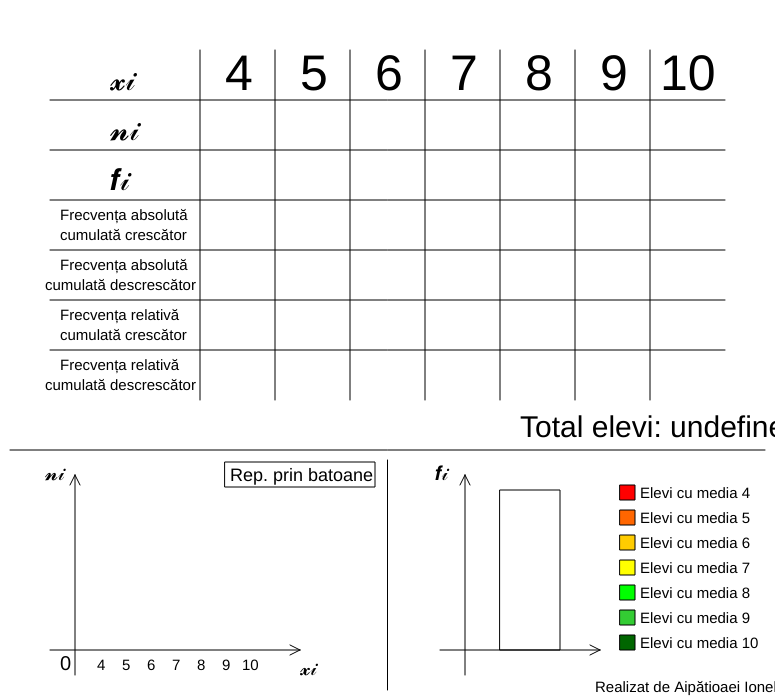
Frame 1 (no input)
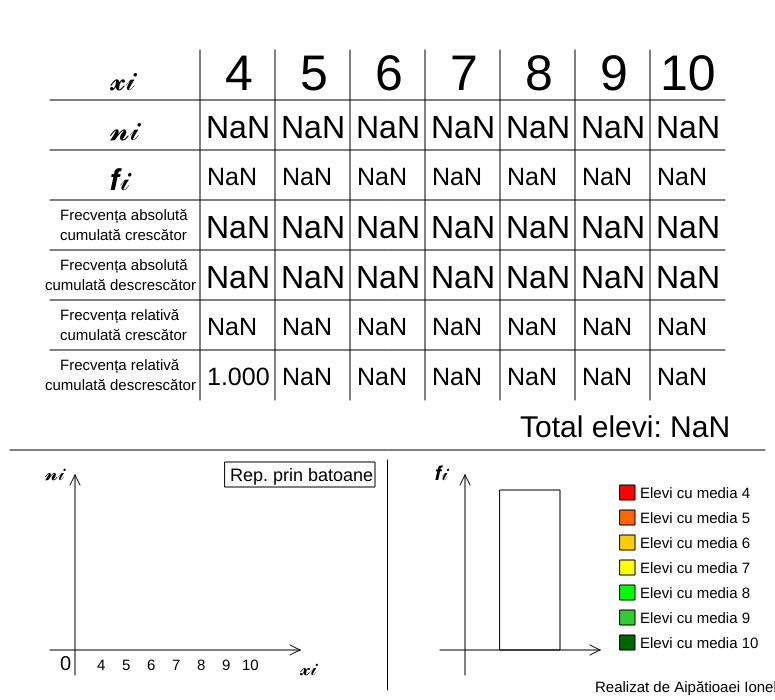
Frame 60 (no input)
Frame 120 (the mouse pressed at the canvas centre since frame 60): identical to frame 60, image omitted

The p5.js sketch that drew these frames (run headless with seeded random() and noise() and a simulated clock; from frame 60 on, the mouse is pressed at the canvas centre):

// p5.js sketch
// ── sketch.js
/*
Written by Aipatioaei Ionel
*/

var input = [];

var Xi = [4, 5, 6, 7, 8, 9, 10];
var Ni = [];
var Fi = [];
var freqRelC = [];
var freqRelD = [];
var freqAbsC = [];
var freqAbsD = [];

var total;
var biggest;

var var2 = false;
var delay = true;

function setup() {
    createCanvas(775, 700);
    frameRate(20);
    
    for(let i = 0; i < 7; i++) {
        input[i] = createInput("").position(800, (40 * i) + 10).size(75, 20);
        createP("Elevi cu media " + (i + 4)).position(890, (40 * i) - 3);
    }
}

function draw() {
    background(255);
    
    drawLines();
    drawText();
    drawNumbers();
    
    update();
    
    drawGraph();
    button();
    drawRect();
}

function update() {
    total = Ni[0] + Ni[1] + Ni[2] + Ni[3] + Ni[4] + Ni[5] + Ni[6];
    for(let i = 0; i < 7; i++) {
        Ni[i] = parseInt(input[i].value());
        
        Fi[i] = Ni[i] / total;
    }
    
    biggest = Math.max(Ni[0], Ni[1], Ni[2], Ni[3], Ni[4], Ni[5], Ni[6]);
    
    //This is silly, need a better way to do it!
    freqAbsC[0] = Ni[0];
    freqAbsC[1] = Ni[0] + Ni[1];
    freqAbsC[2] = Ni[0] + Ni[1] + Ni[2];
    freqAbsC[3] = Ni[0] + Ni[1] + Ni[2] + Ni[3];
    freqAbsC[4] = Ni[0] + Ni[1] + Ni[2] + Ni[3] + Ni[4];
    freqAbsC[5] = Ni[0] + Ni[1] + Ni[2] + Ni[3] + Ni[4] + Ni[5];
    freqAbsC[6] = Ni[0] + Ni[1] + Ni[2] + Ni[3] + Ni[4] + Ni[5] + Ni[6];
    
    freqAbsD[0] = total;
    freqAbsD[1] = total - Ni[0];
    freqAbsD[2] = total - Ni[0] - Ni[1];
    freqAbsD[3] = total - Ni[0] - Ni[1] - Ni[2];
    freqAbsD[4] = total - Ni[0] - Ni[1] - Ni[2] - Ni[3];
    freqAbsD[5] = total - Ni[0] - Ni[1] - Ni[2] - Ni[3] - Ni[4];
    freqAbsD[6] = total - Ni[0] - Ni[1] - Ni[2] - Ni[3] - Ni[4] - Ni[5];
    
    freqRelC[0] = Fi[0];
    freqRelC[1] = Fi[0] + Fi[1];
    freqRelC[2] = Fi[0] + Fi[1] + Fi[2];
    freqRelC[3] = Fi[0] + Fi[1] + Fi[2] + Fi[3];
    freqRelC[4] = Fi[0] + Fi[1] + Fi[2] + Fi[3] + Fi[4];
    freqRelC[5] = Fi[0] + Fi[1] + Fi[2] + Fi[3] + Fi[4] + Fi[5];
    freqRelC[6] = Fi[0] + Fi[1] + Fi[2] + Fi[3] + Fi[4] + Fi[5] + Fi[6];

    freqRelD[0] = 1;
    freqRelD[1] = 1 - Fi[0];
    freqRelD[2] = 1 - Fi[0] - Fi[1];
    freqRelD[3] = 1 - Fi[0] - Fi[1] - Fi[2];
    freqRelD[4] = 1 - Fi[0] - Fi[1] - Fi[2] - Fi[3];
    freqRelD[5] = 1 - Fi[0] - Fi[1] - Fi[2] - Fi[3] - Fi[4];
    freqRelD[6] = 1 - Fi[0] - Fi[1] - Fi[2] - Fi[3] - Fi[4] - Fi[5];
}

function drawLines() {
    line(10, height / 2 + 100, width - 10, height / 2 + 100);
    line(width / 2, height / 2 + 110, width / 2, height - 10);
    
    //X-axis lines
    line(50, 100, width - 50, 100);
    line(50, 150, width - 50, 150);
    line(50, 200, width - 50, 200);
    line(50, 250, width - 50, 250);
    line(50, 300, width - 50, 300);
    line(50, 350, width - 50, 350);
    
    //Y-axis lines
    line(200, 50, 200, 400);
    line(275, 50, 275, 400);
    line(350, 50, 350, 400);
    line(425, 50, 425, 400);
    line(500, 50, 500, 400);
    line(575, 50, 575, 400);
    line(650, 50, 650, 400);
}

function drawText() {
    push();
    textSize(30);
    text("𝔁𝒾", 110, 90);
    text("𝓷𝒾", 110, 140);
    text("𝒇𝒾", 110, 190);
    
    textSize(15);
    text("Frecvența absolută", 60, 220);
    text("cumulată crescător", 60, 240);
    text("Frecvența absolută", 60, 270);
    text("cumulată descrescător", 45, 290);
    text("Frecvența relativă", 60, 320);
    text("cumulată crescător", 60, 340);
    text("Frecvența relativă", 60, 370);
    text("cumulată descrescător", 45, 390);
    
    text("Realizat de Aipătioaei Ionel", 595, 692);
    pop();
}

function drawNumbers() {
    let posX = [[225, 300, 375, 450, 525, 600, 660], [207, 282, 357, 432, 507, 582, 657], [238, 313, 388, 463, 538, 613, 688]];
    
    for(let i = 0; i < 7; i++) {
        push();
        textSize(50);
        text(Xi[i], posX[0][i], 90);
        pop();
        
        push();
        textSize(32);
        textAlign(CENTER);
        if(Ni[i] != undefined) {
            text(Ni[i], posX[2][i], 138);
        }
        pop();
        
        if(Fi[i] != undefined) {
            push();
            textSize(25);
            text(Fi[i].toFixed(3), posX[1][i], 185);
            pop();
        }
        
        push();
        textSize(32);
        textAlign(CENTER);
        if(freqAbsC[i] != undefined) {
            text(freqAbsC[i], posX[2][i], 238);
        }
        if(freqAbsD[i] != undefined) {
            text(freqAbsD[i], posX[2][i], 288);
        }
        pop();
        
        push();
        textSize(25);
        if(freqRelC[i] != undefined) {
            text(freqRelC[i].toFixed(3), posX[1][i], 335);
        }
        if(freqRelD[i] != undefined) {
            text(freqRelD[i].toFixed(3), posX[1][i], 385);
        }
        pop();
        pop();
    }
    pop();
    
    textSize(30);
    text("Total elevi: " + total, 520, 437);
}

function drawGraph() {
    let XiPos = [97, 122, 147, 172, 197, 222, 242];
    let NiPos = [];
    for(let i = 0; i < 7; i++) {
        NiPos[i] = (map(Ni[i], 0, biggest, 650, 510));
    }
    
    push();
    textSize(20);
    text("0", 60, 670);
    
    text("𝓷𝒾", 45, 480);
    line(75, 675, 75, 475);
    line(75, 475, 70, 485);
    line(75, 475, 80, 485);
    
    text("𝔁𝒾", 300, 675);
    line(50, 650, 300, 650);
    line(300, 650, 290, 645);
    line(300, 650, 290, 655);
    
    textSize(15);
    for(let i = 0; i < 7; i++) {
        text(Xi[i], XiPos[i], 670);
        strokeWeight(2);
        if(i == 6) {
            line(250, 650, 250, NiPos[6]);
            text(Ni[6], 50, NiPos[6] + 5);
            if(!var2) {
                push();
                stroke(42, 111, 103);
                strokeWeight(1);
                line(75, NiPos[6] - 1, XiPos[6] + 8, NiPos[6] - 1);
                pop();
            }
            continue;
        }
        line(XiPos[i] + 3, 650, XiPos[i] + 3, NiPos[i]);
        
        text(Ni[i], 50, NiPos[i] + 5);
        strokeWeight(2);
        
        if(!var2) {
            push();
            stroke(42, 111, 103);
            strokeWeight(1);
            line(75, NiPos[i] - 1, XiPos[i] + 3, NiPos[i] - 1);
            pop();
        }
        
        if(var2) {
            push();
            strokeWeight(1);
            line(100, NiPos[0] - 1, 125, NiPos[1] - 1);
            line(125, NiPos[1] - 1, 150, NiPos[2] - 1);
            line(150, NiPos[2] - 1, 175, NiPos[3] - 1);
            line(175, NiPos[3] - 1, 200, NiPos[4] - 1);
            line(200, NiPos[4] - 1, 225, NiPos[5] - 1);
            line(225, NiPos[5] - 1, 250, NiPos[6] - 1);
            pop();
        }
    }
    pop();
}

function button() {
    push();
    fill(255);
    if(mouseX > 225 && mouseX < 375 && mouseY > 462 && mouseY < 487) {
        fill(218, 241, 239);
        if(mouseIsPressed && !var2 && delay) {
            var2 = true;
            resetDelay();
        } else if(mouseIsPressed && var2 && delay){
            var2 = false;
            resetDelay();
        }
    }
    
    rect(225, 462, 150, 25);
    
    fill(0);
    textSize(18);
    if(!var2) {
        text("Rep. prin batoane", 230, 481);
    } else {
        textSize(15);
        text("Poligonul frecvențelor", 230, 480);
    }
    pop();
}

function resetDelay() {
    delay = false;
    setTimeout(function() {delay = true;}, 250);
}

function drawRect() {
    let col = [color(255, 0, 0), color(255, 102, 0), color(255, 204, 0), color(255, 255, 0), color(0, 255, 0), color(51, 204, 51), color(0, 102, 0)];
    let posY = [485, 510, 535, 560, 585, 610, 635];
    
    let FiPos = [];
    let FiPos2 = [];
    let percent = [];
    for(let i = 0; i < 7; i++) {
        percent[i] = Fi[i] * 100;
        FiPos[i] = ((percent[i] * 160) / 100);
    }
    
    FiPos2[0] = 650 - FiPos[0];
    FiPos2[1] = 650 - (FiPos[0] + FiPos[1]);
    FiPos2[2] = 650 - (FiPos[0] + FiPos[1] + FiPos[2]);
    FiPos2[3] = 650 - (FiPos[0] + FiPos[1] + FiPos[2] + FiPos[3]);
    FiPos2[4] = 650 - (FiPos[0] + FiPos[1] + FiPos[2] + FiPos[3] + FiPos[4]);
    FiPos2[5] = 650 - (FiPos[0] + FiPos[1] + FiPos[2] + FiPos[3] + FiPos[4] + FiPos[5]);
    FiPos2[6] = 650 - (FiPos[0] + FiPos[1] + FiPos[2] + FiPos[3] + FiPos[4] + FiPos[5] + FiPos[6]);

    rect(500, 490, 60, 160);
    
    textSize(20);
    text("𝒇𝒾", 435, 480);
    line(465, 675, 465, 475);
    line(465, 475, 460, 485);
    line(465, 475, 470, 485);
    
    line(440, 650, 600, 650);
    line(600, 650, 590, 645);
    line(600, 650, 590, 655);
    
    for(let i = 0; i < 7; i++) {
        let avg = i + 4;
        push();
        textSize(15);
        text("Elevi cu media " + avg, 640, posY[i] + 13);
        fill(col[i]);
        rect(620, posY[i], 15, 15);
        pop();
        
        push();
        textSize(13);
        text(percent[i].toFixed(1) + "%", 420, FiPos2[i] + 5);
        stroke(42, 111, 103);
        line(465, FiPos2[i], 500, FiPos2[i]);
        pop();
        
        push();
        fill(col[6 - i]);
        rect(500, FiPos2[6 - i], 60, FiPos[6 - i]);
        pop();
    }
}
// ── style.css
body {
    width: auto;
    height: auto;
    background: linear-gradient(90deg, #2F8377, #4ABDAC);
    /*
    display: flex;
    justify-content: center;
    align-items: center;
    */
}
